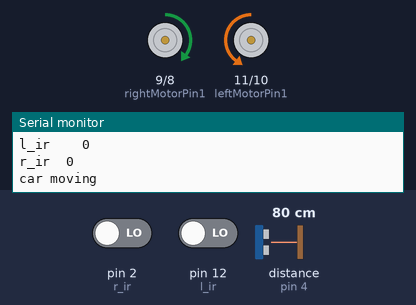
Bench run of a sketch on a simulated Arduino Uno, built with avr-gcc and run on an emulated ATmega328P. Parts: motor-driver pin pairs drawn as motors (green arrow = first pin HIGH = forward, orange = second pin HIGH = backward, longer = more drive, scaled by the enable pin), the last lines printed to the serial monitor. Wiring (inferred from the names in the program): ultrasonic range finder: trigger pin 3; echo pin 4. The test bench sets the inputs (shaded band); at power-on: distance to the obstacle (sensor on pin 4) 80 cm, pin 2 (r_ir) LOW, pin 12 (l_ir) LOW. The echo pulse lasts 58.3 µs per cm.

Above: at 1.2 s.
1.3 s: distance to the obstacle (sensor on pin 4) set to 46 cm
4.3 s: distance to the obstacle (sensor on pin 4) set to 40 cm
At 5.5 s:
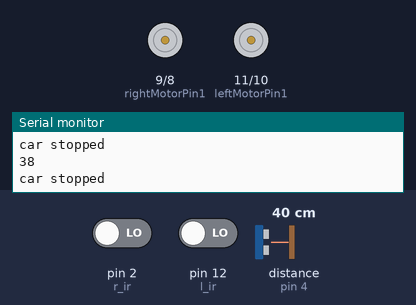
6.3 s: distance to the obstacle (sensor on pin 4) set to 60 cm
At 7.2 s:
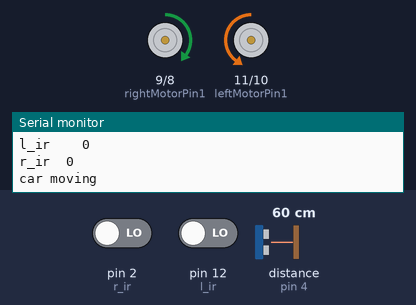
7.8 s: pin 2 (r_ir) driven HIGH
At 9.0 s:
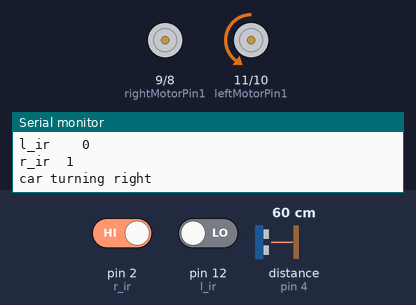
9.3 s: pin 12 (l_ir) driven HIGH
At 10.3 s:
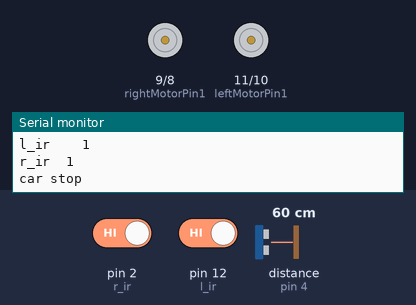
10.9 s: pin 2 (r_ir) driven LOW
Timing chart, 0 to 13.4 s (numbered marks = the images above; inputs shaded):
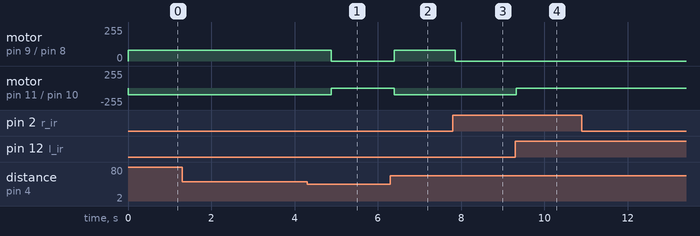

The sketch:

Line_Following_Robot.ino
```cpp
int leftMotorPin1=11;
int leftMotorPin2=10;
int rightMotorPin1=9;
int rightMotorPin2=8;

  //EN1 and EN2//
int leftMotorSpeed=5;
int rightMotorSpeed=6;

  //Ultrasonic sensor//
int trigPin=3;
int echoPin=4;

int l_ir=12;  //left ir sensor
int r_ir=2;  // right ir sensor
int l_irState;
int r_irState;


void setup() {
  // put your setup code here, to run once:
  pinMode (leftMotorPin1, OUTPUT);
  pinMode (leftMotorPin2, OUTPUT);
  pinMode (rightMotorPin1, OUTPUT);
  pinMode (rightMotorPin2, OUTPUT);
  pinMode (leftMotorSpeed, OUTPUT);
  pinMode (rightMotorSpeed, OUTPUT);
  pinMode(trigPin,OUTPUT);
  pinMode(echoPin, INPUT);
  pinMode(l_ir, INPUT);
  pinMode(r_ir, INPUT);
  Serial.begin(9600);
}


  void Move(){
   digitalWrite(leftMotorPin1, LOW);
   digitalWrite(leftMotorPin2, HIGH);
   digitalWrite(rightMotorPin1, HIGH);
   digitalWrite(rightMotorPin2, LOW);

   analogWrite(leftMotorSpeed, 80);
   analogWrite(rightMotorSpeed, 100);
  }

  void Stop (){
    digitalWrite(leftMotorPin1, LOW);
    digitalWrite(leftMotorPin2, LOW);
    digitalWrite(rightMotorPin1, LOW);
    digitalWrite(rightMotorPin2, LOW);

    analogWrite(leftMotorSpeed, 0);
    analogWrite(rightMotorSpeed, 0);
  }


  void turnRight(){
    digitalWrite(leftMotorPin1, LOW);
    digitalWrite(leftMotorPin2, HIGH);
    digitalWrite(rightMotorPin1, LOW);
    digitalWrite(rightMotorPin2, LOW);

  }

  void turnLeft(){
    digitalWrite(leftMotorPin1, LOW);
    digitalWrite(leftMotorPin2, LOW);
    digitalWrite(rightMotorPin1, HIGH);
    digitalWrite(rightMotorPin2, LOW);
  }

  int distance_measured(){
      digitalWrite(trigPin, LOW);
      digitalWrite(trigPin, HIGH);
      delayMicroseconds(20);
      digitalWrite(trigPin, LOW);
      int time_taken=pulseIn(echoPin, HIGH);
      int distance=0.0165*time_taken;
      return distance;
  }


void loop() {
  // put your main code here, to run repeatedly:

        /////////////////////obstacle detection///////////////////////
 int distance_calculated=distance_measured();
   if(distance_calculated<=40){
      delay(500);
        Stop();
        Serial.println(distance_calculated);
        Serial.println("car stopped");
   }
   else {
           //////////////Line detection//////////////////////
   l_irState=digitalRead(l_ir);
   r_irState=digitalRead(r_ir);
   //delay(500);
   Serial.print("l_ir    ");
   Serial.println(l_irState);
   Serial.print("r_ir  ");
   Serial.println(r_irState);
 // delay(500);

   if (l_irState == 1 && r_irState == 0){
      turnLeft();
      Serial.println("car turning left");
   }else if(l_irState == 0 && r_irState == 1){
     turnRight();
     Serial.println("car turning right");
   } else if(l_irState == 0 && r_irState == 0){
    Move();
     Serial.println("car moving");
   } else {
          Stop();
         Serial.println("car stop");
   }
     delay(100);

   }
}
```

Measured:
- the behaviour switches between 43 and 42 cm on distance to the obstacle (sensor on pin 4) (found by bisection; images 0 and 1)
- after the input at 4.3 s, motor on pin 9 (rightMotorPin1) / pin 8 (rightMotorPin2): forward 80/255 → stopped after 0.58 s; motor on pin 11 (leftMotorPin1) / pin 10 (leftMotorPin2): backward 100/255 → stopped after 0.58 s
- after the input at 6.3 s, motor on pin 9 (rightMotorPin1) / pin 8 (rightMotorPin2): stopped → forward 80/255 after 0.09 s; motor on pin 11 (leftMotorPin1) / pin 10 (leftMotorPin2): stopped → backward 100/255 after 0.09 s
- after the input at 7.8 s, motor on pin 9 (rightMotorPin1) / pin 8 (rightMotorPin2): forward 80/255 → stopped after 0.06 s
- after the input at 9.3 s, motor on pin 11 (leftMotorPin1) / pin 10 (leftMotorPin2): backward 100/255 → stopped at once
